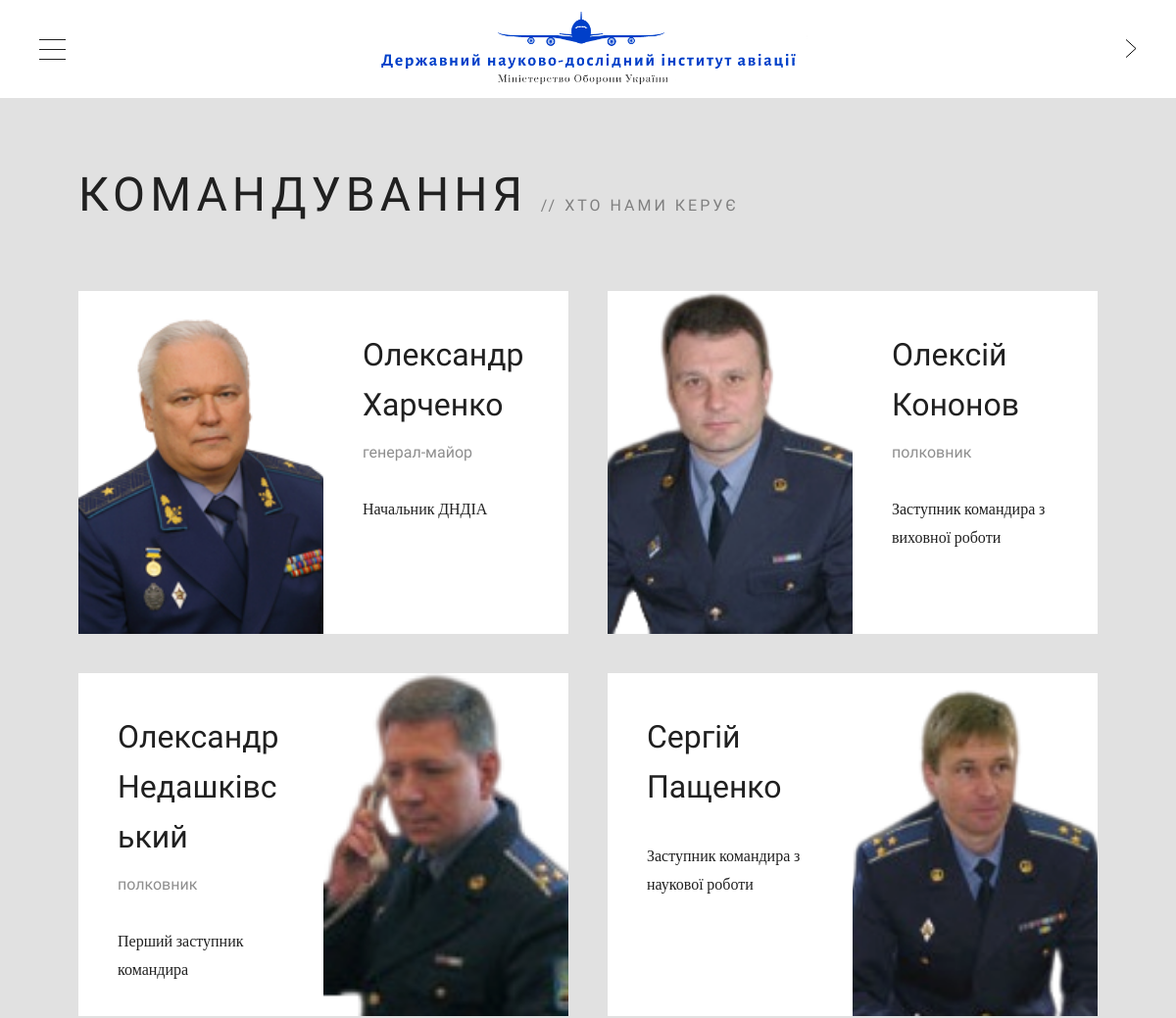
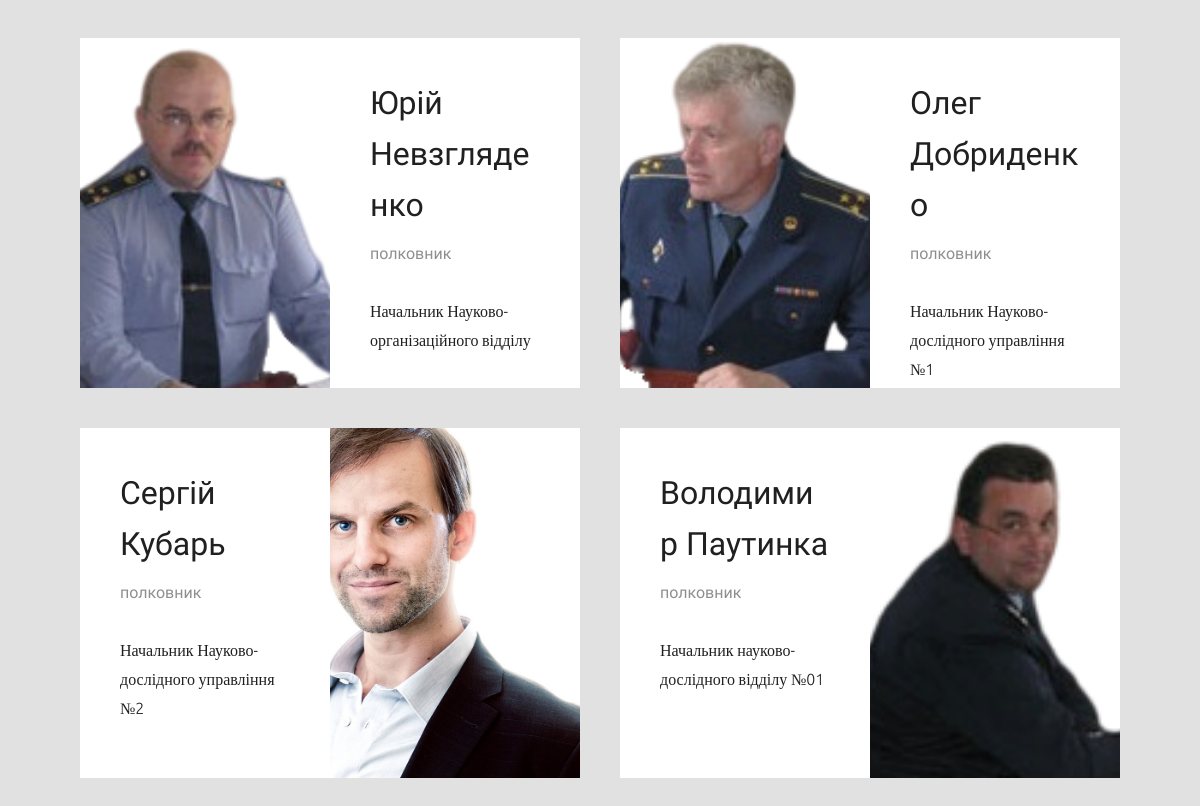
Page /about/team/ on the committed database (2 pictures, top to bottom).
### dndiaSite/apps/about/models.py (models this page shows, shortened)
class About_Command(models.Model):
    img_com = models.ImageField(upload_to='media/team', verbose_name='Фотография командира')
    milit_rank_com = models.CharField(max_length=50, verbose_name='Воинское звание командира')
    mane_com = models.CharField(max_length=50, blank=True, verbose_name='Имя и фамилия командира')
    post_com = models.TextField(max_length=150, verbose_name='Название должности командира')
    img_polit = models.ImageField(upload_to='media/team', verbose_name='Фотография замполита')
    milit_rank_polit = models.CharField(max_length=50, verbose_name='Воинское званиез замполита')
    mane_polit = models.CharField(max_length=50, blank=True, verbose_name='Имя и фамилия замполита')
    post_polit = models.TextField(max_length=150, verbose_name='Название лолжности замполита')
    img_first = models.ImageField(upload_to='media/team', verbose_name='Фотография первого зама')
    milit_rank_first = models.CharField(max_length=50, verbose_name='Воинское звание первго зама')
    mane_first = models.CharField(max_length=50, blank=True, verbose_name='Имя и фамилия первого зама')
    post_first = models.TextField(max_length=150, verbose_name='Название лолжности первого зама')
    img_scintific = models.ImageField(upload_to='media/team', verbose_name='Фотография зама по науке')
    milit_rank_scintific = models.CharField(max_length=50, verbose_name='Воинское звание зама по науке')
    mane_scintific = models.CharField(max_length=50, blank=True, verbose_name='Имя и фамилия зама по науке')
    post_scintific = models.TextField(max_length=150, verbose_name='Название лолжности зама по науке')
    img_nov = models.ImageField(upload_to='media/team', verbose_name='Фотография начальника НОВ')
    milit_rank_nov = models.CharField(max_length=50, verbose_name='Воинское звание начальника НОВ')
    mane_nov = models.CharField(max_length=50, blank=True, verbose_name='Имя и фамилия начальника НОВ')
    post_nov = models.TextField(max_length=150, verbose_name='Название лолжности начальника НОВ')
    img_ndu1 = models.ImageField(upload_to='media/team', verbose_name='Фотография начальника НДУ-1')
    milit_rank_ndu1 = models.CharField(max_length=50, verbose_name='Воинское звание начальника НДУ-1')
    mane_ndu1 = models.CharField(max_length=50, blank=True, verbose_name='Имя и фамилия начальника НДУ-1')
    post_ndu1 = models.TextField(max_length=150, verbose_name='Название лолжности начальника НДУ-1')
    img_ndu2 = models.ImageField(upload_to='media/team', verbose_name='Фотография начальника НДУ-2')
    milit_rank_ndu2 = models.CharField(max_length=50, verbose_name='Воинское звание начальника НДУ-2')
    mane_ndu2 = models.CharField(max_length=50, blank=True, verbose_name='Имя и фамилия начальника НДУ-2')
    post_ndu2 = models.TextField(max_length=150, verbose_name='Название лолжности начальника НДУ-2')
    img_otd01 = models.ImageField(upload_to='media/team', verbose_name='Фотография начальника 01 отдела')
    milit_rank_otd01 = models.CharField(max_length=50, verbose_name='Воинское звание начальника 01 отдела')
    mane_otd01 = models.CharField(max_length=50, blank=True, verbose_name='Имя и фамилия начальника 01 отдела')
    post_otd01 = models.TextField(max_length=150, verbose_name='Название лолжности начальника 01 отдела')
    class Meta:
        verbose_name = 'Командование'

### dndiaSite/apps/about/views.py (the view)
# urls.py: path('team/', views.team, name='team'),
def team(request):
    i = About_Command.objects.get()
    return render(request, 'about/team.html', {"i":i})

### dndiaSite/templates/about/team.html (shortened to what this page needs)
{% extends 'base.html' %}
{% block content %}
		<div id="content" class="isotope-container">
			<div class="container-fluid">
				<div id="heading" class="row">
					<div class="col-12">
						<header>
							<h1>Командування</h1>
							<h2>Хто нами керує</h2>
                        </header>
					</div>
				</div>
				<div class="row personal-profiles">
                    <article class="personal-profile col-6"><div class="image" style="background-image: url({{ i.img_com.url }})"></div><div class="inner"><header><h3 class="author fn">{{ i.mane_com }}</h3><h4>{{ i.milit_rank_com }}</h4></header><p>{{ i.post_com }}</p></div></article>
                    <article class="personal-profile col-6"><div class="image" style="background-image: url({{ i.img_polit.url }})"></div><div class="inner"><header><h3 class="author fn">{{ i.mane_polit }}</h3><h4>{{ i.milit_rank_polit }}</h4></header><p>{{ i.post_polit }}</p></div></article>
                    <article class="personal-profile col-6"><div class="image" style="background-image: url({{ i.img_first.url }})"></div><div class="inner"><header><h3 class="author fn">{{ i.mane_first }}</h3><h4>{{ i.milit_rank_first }}</h4></header><p>{{ i.post_first }}</p></div></article>
                    <article class="personal-profile col-6"><div class="image" style="background-image: url({{ i.img_scintific.url }})"></div><div class="inner"><header><h3 class="author fn">{{ i.mane_scintific }}</h3></header><p>{{ i.post_scintific }}</p></div></article>
                    <article class="personal-profile col-6"><div class="image" style="background-image: url({{ i.img_nov.url }})"></div><div class="inner"><header><h3 class="author fn">{{ i.mane_nov }}</h3><h4>{{ i.milit_rank_nov }}</h4></header><p>{{ i.post_nov }}</p></div></article>
                    <article class="personal-profile col-6"><div class="image" style="background-image: url({{ i.img_ndu1.url }})"></div><div class="inner"><header><h3 class="author fn">{{ i.mane_ndu1 }}</h3><h4>{{ i.milit_rank_ndu1 }}</h4></header><p>{{ i.post_ndu1 }}</p></div></article>
                    <article class="personal-profile col-6"><div class="image" style="background-image: url({{ i.img_ndu2.url }})"></div><div class="inner"><header><h3 class="author fn">{{ i.mane_ndu2 }}</h3><h4>{{ i.milit_rank_ndu2 }}</h4></header><p>{{ i.post_ndu2 }}</p></div></article>
                    <article class="personal-profile col-6"><div class="image" style="background-image: url({{ i.img_otd01.url }})"></div><div class="inner"><header><h3 class="author fn">{{ i.mane_otd01 }}</h3><h4>{{ i.milit_rank_otd01 }}</h4></header><p>{{ i.post_otd01 }}</p></div></article>
                </div>
			</div>
		</div>
{% endblock %}

### static/css/style.css (style rules this page uses)
html, body { margin: 0; padding: 0; height: 100%; word-wrap: break-word; }
body { -ms-overflow-style: none !important; }
p, ul, ol, address { margin: 0; }
body { font-family: 'Ubuntu', sans-serif; color: #202020; font-size: 16px; font-weight: 300; line-height: 29px; background: #000000; position: relative; }
h1, h2, h3, h4, h5, h6, .hfont { font-family: 'Comfortaa', sans-serif; color: #202020; font-weight: 300; margin: 0; }
h1 { font-size: 40px; line-height: 64px; }
h2 { font-size: 36px; line-height: 58px; }
h3 { font-size: 32px; line-height: 51px; }
h4 { font-size: 28px; line-height: 45px; }
#content { position: relative; left: 0; z-index: 9999; height: 100%; -webkit-transition: -webkit-transform 0.5s; transition: transform 0.5s; background-color: #e1e1e1; background-size: cover; background-position: center center; overflow: auto; -webkit-overflow-scrolling: touch; }
#heading { margin-top: -20px; margin-bottom: 60px; text-transform: uppercase; }
#heading header { margin-bottom: 0; }
#heading h1 { font-size: 48px; line-height: 77px; letter-spacing: 5px; display: inline-block; color: #202020; }
#heading h2 { font-size: 16px; line-height: 26px; letter-spacing: 3px; display: inline-block; opacity: 0.5; margin-left: 10px; color: #202020; }
#heading h2:before { content: '// '; }
article .image { width: 100%; padding-top: 56%; background-size: cover; background-position: center center; }
.personal-profiles { margin-top: -40px; }
.personal-profiles > article { margin-top: 40px; }
article.personal-profile > div { height: 350px; width: 50%; }
article.personal-profile .image { float: left; position: relative; padding-top: 0; }
.personal-profiles > article.personal-profile:nth-child(4n+3) > .image, .personal-profiles > article.personal-profile:nth-child(4n+4) > .image { float: right; }
article.personal-profile .image:after { position: absolute; top: 0; width: 100%; height: 100%; background: rgba(0, 0, 0, 0.5); content: ''; opacity: 0; -webkit-transition: all 0.3s linear; transition: all 0.3s linear; }
article.personal-profile .inner { overflow-y: auto; -webkit-overflow-scrolling: touch; }
article.personal-profile .inner h4 { font-size: 16px; line-height: 26px; opacity: 0.5; margin-top: 10px; }
.isotope-container { overflow-y: scroll !important; -webkit-overflow-scrolling: touch; }
.container-fluid { margin-right: auto; margin-left: auto; padding: 40px; }
.row { margin-left: -20px; margin-right: -20px; }
.inner { position: relative; padding: 40px; background-color: #ffffff; word-wrap: break-word; }
.inner > * { margin-bottom: 30px; }
.inner > *:last-child { margin-bottom: 0; }
.col-1, .col-2, .col-3, .col-4, .col-5, .col-6, .col-7, .col-8, .col-9, .col-10, .col-11, .col-12 { position: relative; min-height: 1px; padding-left: 20px; padding-right: 20px; }
@media (min-width: 992px) { .container-fluid { padding: 80px; } }
@media (min-width: 992px) { .col-1, .col-2, .col-3, .col-4, .col-5, .col-6, .col-7, .col-8, .col-9, .col-10, .col-11, .col-12 { float: left; } }
@media (min-width: 992px) { .col-12 { width: 100%; } }
@media (min-width: 992px) { .col-6 { width: 50%; } }
#content { background-color:#e1e1e1; }
.portfolio-full,.service-box .image,.widget-recent-tabs .nav-tabs > li.active > a,.widget-recent-tabs .nav-tabs > li.active > a:hover,.widget-recent-tabs .nav-tabs > li.active > a:focus,.pag a,.pag span,.filter-dropdown,.filter-dropdown ul,.inner,#respond { background-color:#ffffff; }
#heading h1,#heading h2,#heading h2 a,.comments h3 { color:#202020; }
.widget-post-info .tags a,.pag a:hover,.pag span.current,.btn-color,.comment-reply-link,#submit,.fn:after,.wpcf7-submit { background-color:#00a3cc; }
body,address,.panel-title { font-family:Ubuntu;font-weight:300;font-style:normal;font-size:16px;line-height:29px;color:#202020; }
h1,.hfont { font-family:Comfortaa;font-weight:300;font-style:normal;font-size:40px;line-height:64px;color:#202020; }
h2 { font-family:Comfortaa;font-weight:300;font-style:normal;font-size:36px;line-height:58px;color:#202020; }
h3,h3 address { font-family:Comfortaa;font-weight:300;font-style:normal;font-size:32px;line-height:51px;color:#202020; }
h4 { font-family:Comfortaa;font-weight:300;font-style:normal;font-size:28px;line-height:45px;color:#202020; }

### rows in the picture
About_Command: img_com (picture), mane_com "Олександр Харченко", milit_rank_com "генерал-майор", post_com "Начальник ДНДІА", img_polit (picture), mane_polit "Олексій Кононов", milit_rank_polit "полковник", post_polit "Заступник командира з виховної роботи", img_first (picture), mane_first "Олександр Недашківський", milit_rank_first "полковник", post_first "Перший заступник командира", img_scintific (picture), mane_scintific "Сергій Пащенко", post_scintific "Заступник командира з наукової роботи", img_nov (picture), mane_nov "Юрій Невзгляденко", milit_rank_nov "полковник", post_nov "Начальник Науково-організаційного відділу", img_ndu1 (picture), mane_ndu1 "Олег Добриденко", milit_rank_ndu1 "полковник", post_ndu1 "Начальник Науково-дослідного управління №1", img_ndu2 (picture), mane_ndu2 "Сергій Кубарь", milit_rank_ndu2 "полковник", post_ndu2 "Начальник Науково-дослідного управління №2", img_otd01 (picture), mane_otd01 "Володимир Паутинка", milit_rank_otd01 "полковник", post_otd01 "Начальник науково-дослідного відділу №01"
